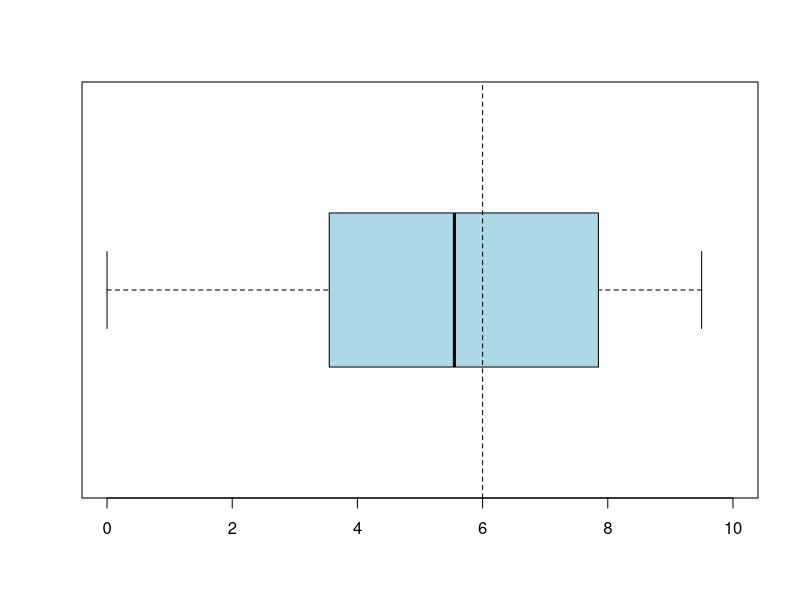

This figure's R source:
## ---- chunk 1
knitr::opts_chunk$set(echo = TRUE)
## ---- chunk 2
library(reshape2)
library(ggplot2)
# library(printr)
library(knitr)
## ---- chunk 3
#library("gdata")
#notas = read.xls("/Users/Larissa/Desktop/2S2018/ME414/G_ME414A_2018S2 Notas.xls",sheet=2,header = TRUE)
#require(xtable)
#table(notas)
#kable(notas)
notasp1<-c(5.55,0.00,9.30,4.95,7.30,9.25,3.00,9.5,9.40,8.05,6.50,4.30,8.00,2.80,3.55,2.80,7.85,3.25,5.30,6.65,0.00,3.05,3.75,9.25,7.85,8.75,4.85,9.50,3.35,3.40,2.60,5.30,7.75,9.25,5.80,5.60,5.35,5.05,7.85,4.30,5.55,7.75,5.75,1.90,6.80,6.80,7.50,4.85,1.90)
boxplot(notasp1, horizontal=TRUE,  outline=TRUE,col="lightblue", type=3, ylim=c(0,10))
abline(v=6,lty=2)
#a<-summary(notasp1)
